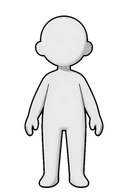
#> input picture art/pass1/layers_128x192/body_a.png, 128 x 192 px, found by its file name
$ python compose.py
#> lines starting #> are read from the running program, lines starting #| are printed output that depends on the picture; after the words box and inside, x2 and y2 are one past the last pixel; in counts of white or black regions, pixels touching at a corner belong together
### tools/art/artlib.py
"""Helpers for the paper-doll first pass: background removal, anchoring, layer extraction, tint."""
import numpy as np
from PIL import Image, ImageDraw, ImageFilter

CANVAS = (512, 768)   # 4x the game canvas (128x192)
FEET_Y = 752          # feet anchor: bottom centre
BODY_HEIGHT = 690


# [113 lines left out: functions remove_background, anchor, on_white, neck_row, extract_coloured, extract_changed and 1 more, not called in this run]


def to_greyscale(rgba):
    """Greyscale for tinting: the piece's own lightness, stretched so the lit areas are near white."""
    alpha = rgba.getchannel("A")
    value = np.asarray(rgba.convert("RGB").convert("HSV"))[..., 2].astype(np.float32)
    inside = np.asarray(alpha) > 0
    if inside.any():
        high = np.percentile(value[inside], 95)
        value = np.clip(value * (235.0 / max(high, 1.0)), 0, 255)
    grey = Image.fromarray(value.astype(np.uint8)).convert("RGBA")
    grey.putalpha(alpha)
    return grey


# [12 lines left out: functions tint, stack, not called in this run]

### tools/art/compose.py
"""Extracts the hair and outfit layers, tints them and assembles test characters + a review sheet."""
import os

from PIL import Image, ImageDraw

import artlib
import comfy_client as cc

HERE = os.path.dirname(os.path.abspath(__file__))
WORK = os.path.join(HERE, "pass1")
LAYERS = os.path.join(WORK, "layers")
GAME = os.path.join(WORK, "layers_128x192")
for d in (LAYERS, GAME):
    os.makedirs(d, exist_ok=True)

GAME_SIZE = (128, 192)
BACKDROP = (58, 62, 74, 255)


def export(name, layer):
    layer.save(os.path.join(LAYERS, name + ".png"))
    layer.resize(GAME_SIZE, Image.LANCZOS).save(os.path.join(GAME, name + ".png"))
    return layer


raw = {}
layers = {}
for key in ("a", "b"):
    layers["body_" + key] = export("body_" + key, artlib.to_greyscale(Image.open(os.path.join(WORK, "body_%s.png" % key))))
#> in to_greyscale, `alpha = rgba.getchannel("A")`:
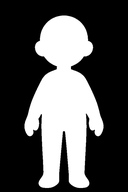
#> alpha: PIL image 128x192 L; min 0, max 255, mean 82.3
#> in to_greyscale, `value = np.asarray(rgba.convert("RGB").convert("HSV"))[..., 2].astype(..`:
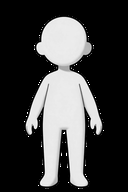
#> value: shape (192, 128) float32; min 0, max 255, mean 65.9
#> in to_greyscale, `inside = np.asarray(alpha) > 0`:
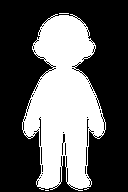
#> inside: shape (192, 128) bool; 36.6% white; 3 white regions (2 under 20 px), largest, box (x1, y1, x2, y2) and area: (22, 14, 106, 191) 8992
#> in to_greyscale, `high = np.percentile(value[inside], 95)`: high = 236
#> (the run stopped early here; a loop or call above may not have finished)
